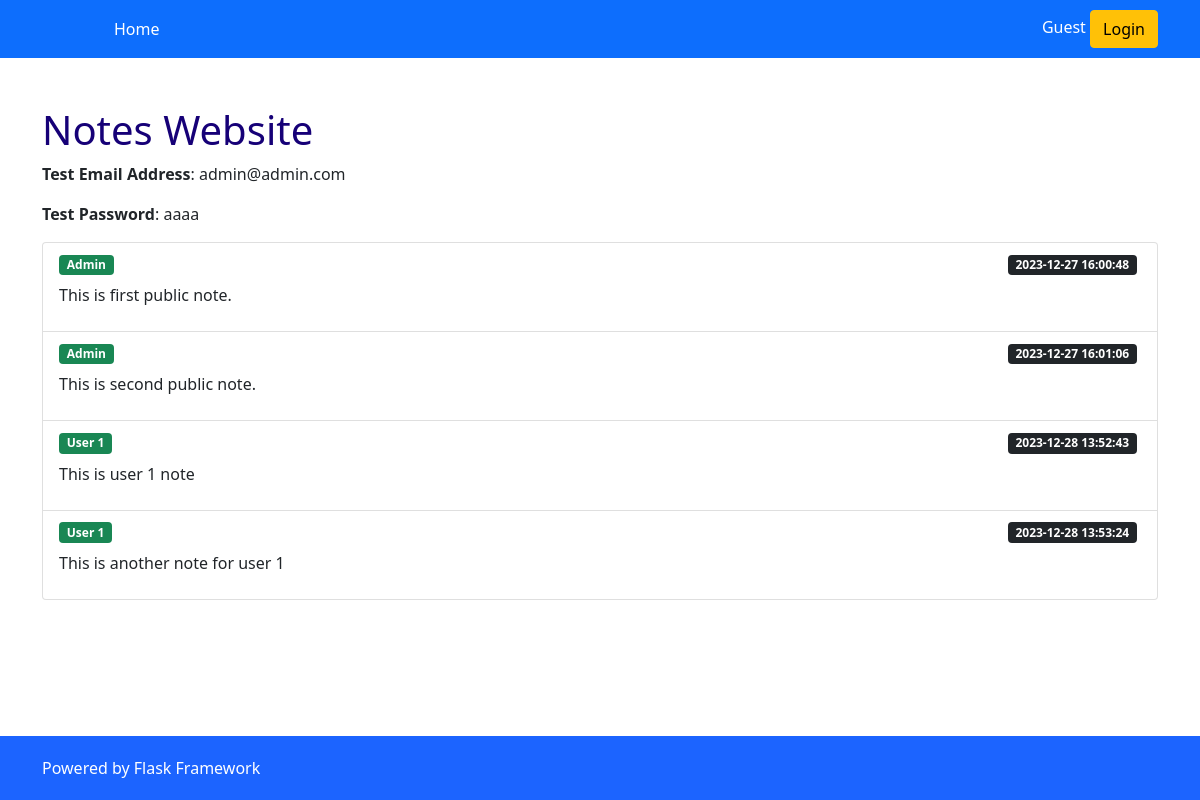
The page / on the database its author committed.
### website/models.py (models this page shows, shortened)
class Note(Base):
    __tablename__ = "note"
    id: Mapped[int] = mapped_column(Integer, primary_key=True)
    text: Mapped[str] = mapped_column(String(10000))
    date: Mapped[datetime] = mapped_column(DateTime(timezone=True), default=func.now())
    user_id: Mapped[int] = mapped_column(ForeignKey("user.id"))
    is_public: Mapped[bool] = mapped_column(Boolean, default=False)
    user: Mapped["User"] = relationship(back_populates="notes")

class User(Base, UserMixin):
    __tablename__ = "user"
    id: Mapped[int] = mapped_column(Integer, primary_key=True)
    email: Mapped[str] = mapped_column(String(150), unique=True, nullable=False)
    password: Mapped[str] = mapped_column(String(150), nullable=False)
    first_name: Mapped[str] = mapped_column(String(150), nullable=False)
    notes: Mapped[list["Note"]] = relationship(back_populates="user")

### website/views.py (the view)
@views.route("/")
def index():
    public_notes = db_session.scalars(select(Note).filter_by(is_public=True)).all()
    return render_template("index.html", public_notes=public_notes)

### website/__init__.py (called while the page is built)
def create_app():
    app = Flask(__name__)
    app.config[
        "SECRET_KEY"
    ] = "28287392a914eb5da6e212122c9d1167851427b8320eb151dff2af68bb63c730"
    app.config["SQLALCHEMY_DATABASE_URI"] = SQLALCHEMY_DATABASE_URL
    app.register_blueprint(views, url_prefix="/")
    app.register_blueprint(auth, url_prefix="/")
    init_db()
    @app.teardown_appcontext
    def shutdown_session(exception=None):
        db_session.remove()
    login_manager = LoginManager()
    login_manager.login_view = "auth.login"
    login_manager.init_app(app)
    @login_manager.user_loader
    def load_user(id):
        return db_session.get(User, int(id))
    return app

### website/templates/index.html (shortened to what this page needs)
{% extends "base.html" %}
{% block content %}
<h1>Notes Website</h1>
{% if not current_user.is_authenticated %}
<p><strong>Test Email Address</strong>: admin@admin.com</p>
<p><strong>Test Password</strong>: aaaa</p>
{% endif %}
{% if public_notes %}
<ul class="list-group" id="notes">
    {% for note in public_notes %}
    <li class="list-group-item">
        <div class="d-flex justify-content-between">
            <div>
                <span class="badge bg-success me-1">{{ note.user.first_name }}</span>
            </div>
            <div>
                <span class="badge bg-dark me-1">{{ note.date }}</span>
            </div>
        </div>
        <p class="mt-2">{{ note.text }}</p>
    </li>
    {% endfor %}
</ul>
{% else %}
    <p>No public posts available!</p>
{% endif %}
{% endblock %}

### website/templates/base.html (shortened to what this page needs)
<!DOCTYPE html>
<html>
<head>
    <link rel="stylesheet" type="text/css" href="{{ url_for('static', filename='master/css/style.css') }}">
    <link rel="stylesheet" type="text/css" href="{{ url_for('static', filename='master/css/fontawesome.min.css') }}">
    <link rel="stylesheet" type="text/css" href="{{ url_for('static', filename='bootstrap/css/bootstrap.min.css') }}">
</head>
<body>
    <header class="bg-primary text-white">
        <div class="container">
            <nav class="navbar navbar-expand-lg navbar-dark bg-primary">
                <a href="#" class="navbar-brand d-flex align-items-center mb-2 mb-lg-0 text-white text-decoration-none">
                    <svg class="bi me-2" width="40" height="32" role="img" aria-label="Bootstrap">
                        <use xlink:href="#bootstrap"></use>
                    </svg>
                </a>
                <div class="collapse navbar-collapse" id="navbarContent">
                    <ul class="navbar-nav me-auto mb-2 mb-lg-0">
                        <li class="nav-item"><a href="{{ url_for('views.index') }}"
                                class="nav-link px-2 text-white">Home</a></li>
                    </ul>
                    <div>
                        {% if current_user.is_authenticated %}
                        <span>{{ current_user.first_name }}</span>
                        <a class="btn btn-warning" href="{{ url_for('auth.logout') }}">Logout</a>
                        {% else %}
                        <span>Guest</span>
                        <a class="btn btn-warning" href="{{ url_for('auth.login') }}">Login</a>
                        {% endif %}
                    </div>
                </div>
            </nav>
        </div>
    </header>
    <main class="container mt-5">
        {% block content %}
        {% endblock %}
    </main>
    <footer>
        <div class="container text-white">
            Powered by Flask Framework
        </div>
    </footer>
</body>
</html>

### website/static/master/css/style.css (style rules this page uses)
html, body { font-family: Arial, "Times New Roman", Helvetica, sans-serif; }
body { margin: 0, 20px; min-height: 100vh; display: flex; flex-direction: column; }
footer { margin-top: auto; background-color: #1c64ff; padding-top: 20px; padding-bottom: 20px; padding: auto; }
h1 { color: rgb(22, 0, 119); }

### rows shown on the page
Note: user.first_name "Admin", date "2023-12-27 16:00:48", text "This is first public note."
Note: user.first_name "Admin", date "2023-12-27 16:01:06", text "This is second public note."
Note: user.first_name "User 1", date "2023-12-28 13:52:43", text "This is user 1 note"
Note: user.first_name "User 1", date "2023-12-28 13:53:24", text "This is another note for user 1"
